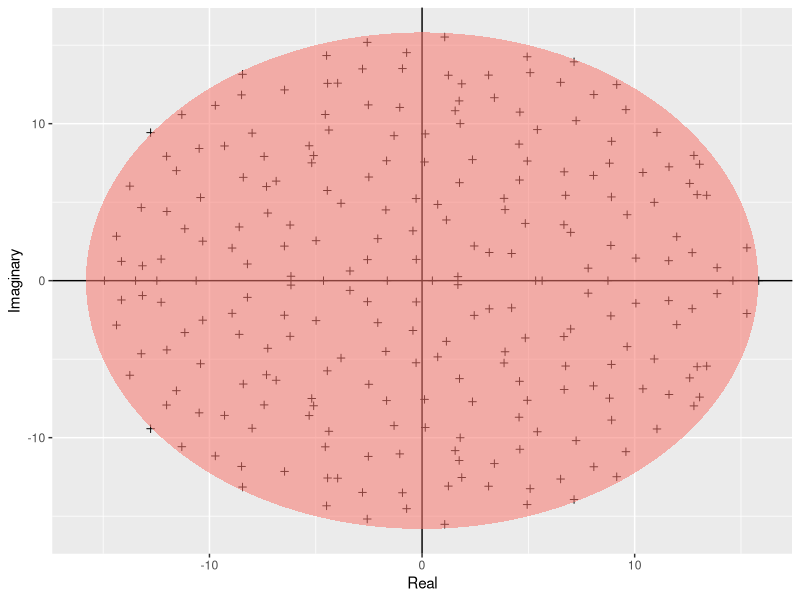

This figure's R source:
#!/usr/bin/env R 

#A demonstration of Girkos's law

library(ggplot2)

build_ellipse <- function(hradius, vradius){ # function that returns an ellipse
  npoints = 250
  a <- seq(0, 2 * pi, length = npoints + 1)
  x <- hradius * cos(a)
  y <- vradius * sin(a)  
  return(data.frame(x = x, y = y))
}

N <- 250 # Assign size of the matrix

M <- matrix(rnorm(N * N), N, N) # Build the matrix

eigvals <- eigen(M)$values # Find the eigenvalues

eigDF <- data.frame("Real" = Re(eigvals), "Imaginary" = Im(eigvals)) # Build a dataframe

my_radius <- sqrt(N) # The radius of the circle is sqrt(N)

ellDF <- build_ellipse(my_radius, my_radius) # Dataframe to plot the ellipse

names(ellDF) <- c("Real", "Imaginary") # rename the columns



# plot the eigenvalues
p <- ggplot(eigDF, aes(x = Real, y = Imaginary))
p <- p +
  geom_point(shape = I(3)) +
  theme(legend.position = "none")

# now add the vertical and horizontal line
p <- p + geom_hline(aes(yintercept = 0))
p <- p + geom_vline(aes(xintercept = 0))

# finally, add the ellipse
p <- p + geom_polygon(data = ellDF, aes(x = Real, y = Imaginary, alpha = 1/20, fill = "red"))

pdf("../Results/Girko.pdf")
print(p)
graphics.off()
